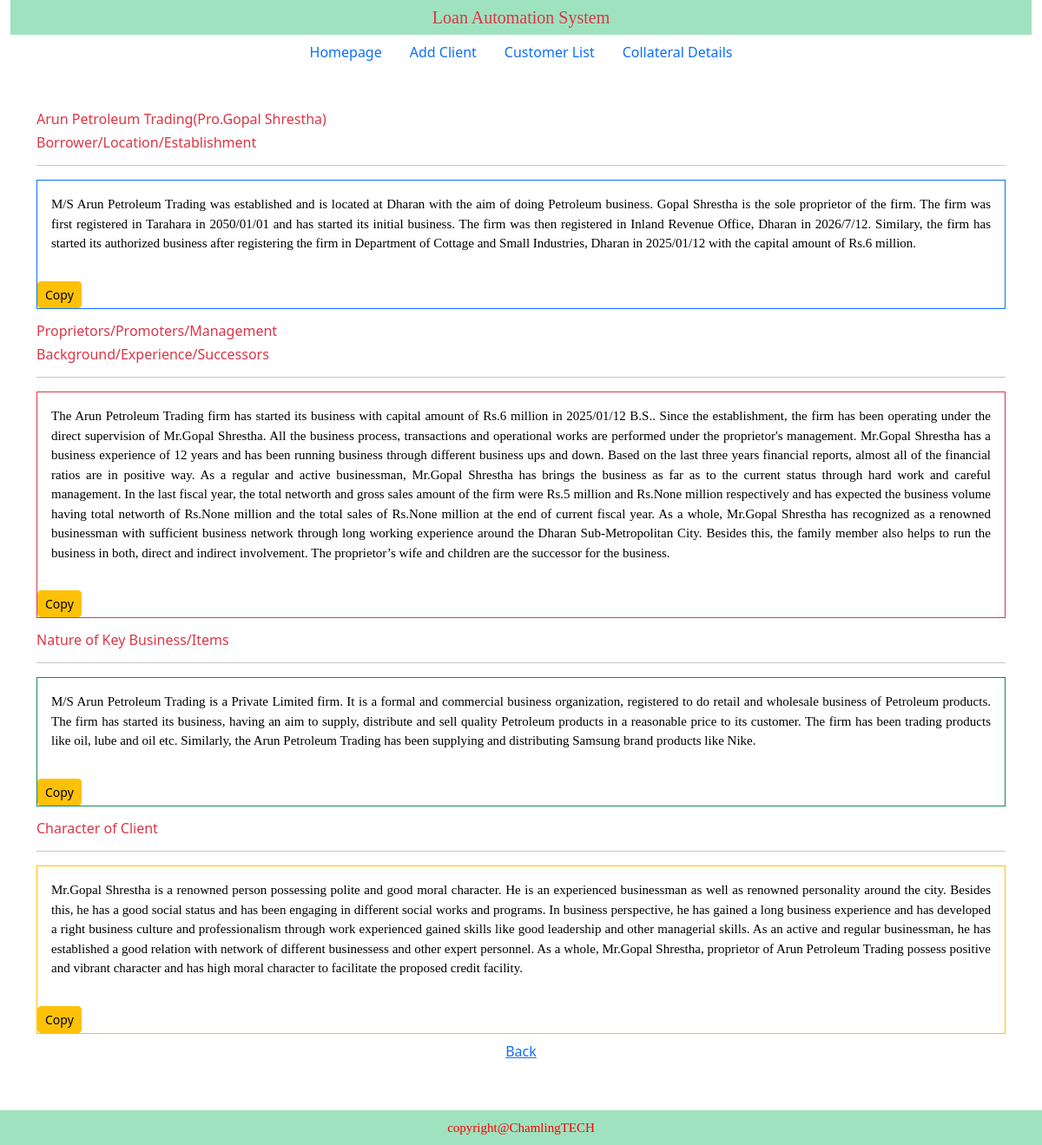
/clientdisplay/5, run on an earlier commit of the app's database.
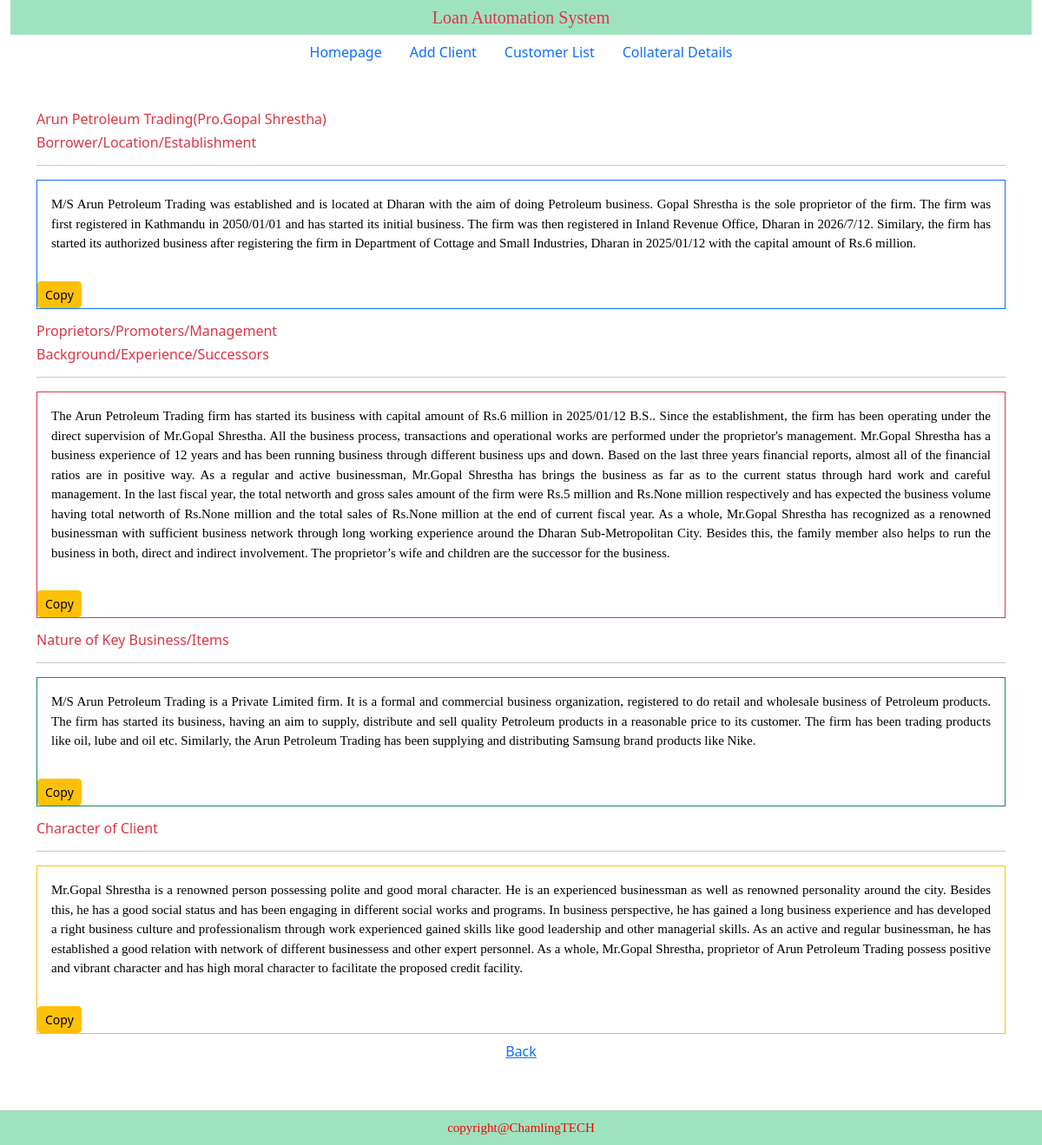
And on a later commit of the database.
### loanapp/models.py (models this page shows, shortened)
class ClientDetail(models.Model):
    name= models.CharField(max_length=300)
    address= models.CharField(max_length=150)
    vdc= models.CharField(max_length=100, null=True, blank=True)
    vdc_date= models.CharField(max_length=12, null=True, blank=True)
    iro_address= models.CharField(max_length=50)
    iro_date= models.CharField(max_length=12)
    smi_address= models.CharField(max_length=50)
    smi_date= models.CharField(max_length=12)
    capital= models.CharField(max_length=20)
    capital_new= models.CharField(max_length=20, null=True, blank=True, default='')
    pro_name= models.CharField(max_length=100)
    firm_type= models.CharField(max_length=100, choices=FORM_CHOICES)
    exp_year= models.CharField(max_length=5, null=True, default='', blank=True)
    pre_sales= models.CharField(max_length=6, null=True, default='', blank=True)
    pre_networth= models.CharField(max_length=6, null=True, default='', blank=True)
    cur_sales= models.CharField(max_length=6, null=True, default='', blank=True)
    cur_networth= models.CharField(max_length=6, null=True, default='', blank=True)
    business_type= models.CharField(max_length=100, null=True, default='', blank=True)
    product= models.CharField(max_length=100, null=True, default='', blank=True)
    product_types= models.CharField(max_length=100, null=True, default='', blank=True)
    brand= models.CharField(max_length=100, default='', blank=True, null= True)
    brand_types= models.CharField(max_length=100, default='', blank=True, null=True)

### loanapp/views.py (the view)
# urls.py: path('clientdisplay/<int:pk>', ClientDisplay.as_view(), name='clientdisplay'),
class ClientDisplay(DetailView):
    model=ClientDetail
    template_name='client_display.html'

### templates/client_display.html (shortened to what the changed rows need)
{% extends 'base.html' %}
{% load static %}
{% block css %}  <link rel="stylesheet" href="{% static 'css/client_display.css' %} "> {% endblock css %}
{% block bodycontent %}
<div class="container py-5">
    <div class="section1">
        <h6 class="text-danger"> {{object.name}}(Pro.{{object.pro_name}})</h6>
        <h6 class="text-danger">Borrower/Location/Establishment</h6>
    <hr color="red">
    <div class="border border-primary">
        <p class="p-3" id="FirmDetail">
            M/S {{object.name }} was established and is located at {{object.address }} with the aim of doing
             {{object.business_type}} business. {{object.pro_name}} is the sole proprietor of the firm.
             {% if object.vdc and object.vdc_date %}
                The firm was first registered in {{object.vdc}} in {{object.vdc_date}} and
                has started its initial business.
             {% endif %}
             The firm was then registered in Inland Revenue Office, {{ object.iro_address}}
             in {{object.iro_date}}. Similary, the firm has started its authorized business after registering
             the firm in Department of Cottage and Small Industries, {{object.smi_address}} in {{object.smi_date}}
             with the capital amount of Rs.{{object.capital}} million.
        </p>
        <button type="button" onclick="FirmDetailCopy()" class="btn btn-warning btn-sm text-sm-end mx-auto">Copy</button>
    </div>
    </div>
    <div class="section1">
    <div class="border border-danger">
        <p id ="FirmBackDetail" class="p-3">
            The {{object.name}} firm has started its business with capital amount of Rs.{{object.capital}} million in
            {{object.smi_date}} B.S.. Since the establishment, the firm has been operating under the direct supervision
            of Mr.{{object.pro_name}}. All the business process, transactions and operational works are performed under
            the proprietor's management. Mr.{{object.pro_name}} has a business experience of {{object.exp_year}} years and
            has been running business through different business ups and down. Based on the last three years financial
            reports, almost all of the financial ratios are in positive way. As a regular and active businessman,
            Mr.{{object.pro_name}} has brings the business as far as to the current status through hard work and careful
            management.
            In the last fiscal year, the total networth and gross sales amount of the firm were Rs.{{object.pre_sales}} million
            and Rs.{{object.pre_networth}} million respectively and has expected the business volume having total networth of
            Rs.{{object.cur_networth}} million and the total sales of Rs.{{object.cur_sales}} million at the end of current
            fiscal year. As a whole, Mr.{{object.pro_name}} has recognized as a renowned businessman with sufficient business
            network through long working experience around the Dharan Sub-Metropolitan City. Besides this, the family member
            also helps to run the business in both, direct and indirect involvement. The proprietor’s wife and children are
            the successor for the business.
        </p>
        <button type="button" onclick="FirmBackCopy()" class="btn btn-warning btn-sm text-sm-end mx-auto">Copy</button>
    </div>
    </div>
    <div class="section1">
        <div class="border border-success">
            <p id="FirmNature" class="p-3">
                M/S {{object.name}} is a {{object.firm_type}} firm. It is a formal and commercial
                 business organization, registered to do retail and wholesale business of {{object.business_type}} products.
                 The firm has started its business, having an aim to supply, distribute and sell quality
                 {{object.business_type}} products in a reasonable price to its customer. The firm has been trading
                 {{object.buisness_types}} products like {{object.product_types}} etc.
                 {% if object.brand %}
                 Similarly, the {{object.name}} has been supplying and distributing {{object.brand}} brand products like
                 {{object.brand_types}}.
                 {% endif %}
            </p>
            <button type="button" onclick="FirmNatureCopy()" class="btn btn-warning btn-sm text-sm-end mx-auto">Copy</button>
        </div>
    </div>
     <div class="section1">
        <div class="border border-warning">
            <p id="clientcharacter" class="p-3">
                Mr.{{object.pro_name}} is a renowned person possessing polite and good moral character.
                He is an experienced businessman as well as renowned personality around the city.
                Besides this, he has a good social status and has been engaging in different social
                works and programs. In business perspective, he has gained a long business experience and
                 has developed a right business culture and professionalism through work experienced gained
                 skills like good leadership and other managerial skills. As an active and regular businessman,
                  he has established a good relation with network of different businessess and other expert personnel.
                  As a whole, Mr.{{object.pro_name}}, proprietor of {{object.name}} possess positive and vibrant character and has high moral character
                  to facilitate the proposed credit facility.
            </p>
            <button type="button" onclick="ClientCharacterCopy()" class="btn btn-warning btn-sm text-sm-end mx-auto">Copy</button>
        </div>
    </div>
</div>
{% endblock bodycontent %}

What changed in the data, as far as the page shows it:
changed ClientDetail "Arun Petroleum Trading": vdc "Tarahara" → "Kathmandu"
